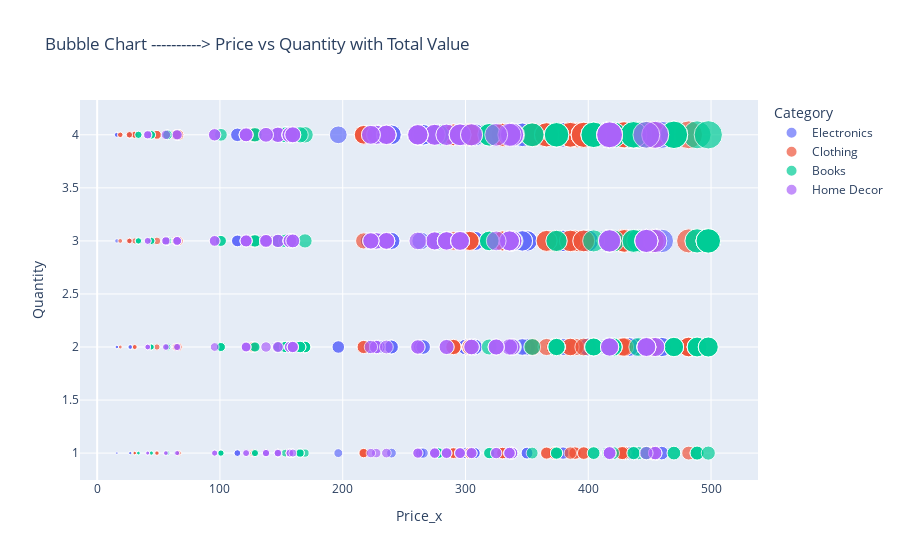

This figure's notebook cell:
### Code cell
import plotly.express as px

fig = px.scatter(
    full_data,
    x='Price_x', 
    y='Quantity', 
    size='TotalValue', 
    color='Category',
    hover_name='ProductName',
    title="Bubble Chart ----------> Price vs Quantity with Total Value"
)
fig.show()

### Figure 1 — Plotly figure (JSON) as saved in the notebook; plotly's stock layout.template omitted (floating-point values rounded to 4 significant figures; data arrays with more than 128 entries replaced by an {"elided": "..."} marker saying what was removed)
{"data": [{"hovertemplate": "<b>%{hovertext}</b><br><br>Category=Electronics<br>Price_x=%{x}<br>Quantity=%{y}<br>TotalValue=%{marker.size}<extra></extra>", "hovertext": {"elided": "254 str values"}, "legendgroup": "Electronics", "marker": {"color": "#636efa", "size": {"elided": "254 float values"}, "sizemode": "area", "sizeref": 4.978, "symbol": "circle"}, "mode": "markers", "name": "Electronics", "orientation": "v", "showlegend": true, "type": "scatter", "x": {"elided": "254 float values"}, "xaxis": "x", "y": {"elided": "254 int values"}, "yaxis": "y"}, {"hovertemplate": "<b>%{hovertext}</b><br><br>Category=Clothing<br>Price_x=%{x}<br>Quantity=%{y}<br>TotalValue=%{marker.size}<extra></extra>", "hovertext": {"elided": "228 str values"}, "legendgroup": "Clothing", "marker": {"color": "#EF553B", "size": {"elided": "228 float values"}, "sizemode": "area", "sizeref": 4.978, "symbol": "circle"}, "mode": "markers", "name": "Clothing", "orientation": "v", "showlegend": true, "type": "scatter", "x": {"elided": "228 float values"}, "xaxis": "x", "y": {"elided": "228 int values"}, "yaxis": "y"}, {"hovertemplate": "<b>%{hovertext}</b><br><br>Category=Books<br>Price_x=%{x}<br>Quantity=%{y}<br>TotalValue=%{marker.size}<extra></extra>", "hovertext": {"elided": "270 str values"}, "legendgroup": "Books", "marker": {"color": "#00cc96", "size": {"elided": "270 float values"}, "sizemode": "area", "sizeref": 4.978, "symbol": "circle"}, "mode": "markers", "name": "Books", "orientation": "v", "showlegend": true, "type": "scatter", "x": {"elided": "270 float values"}, "xaxis": "x", "y": {"elided": "270 int values"}, "yaxis": "y"}, {"hovertemplate": "<b>%{hovertext}</b><br><br>Category=Home Decor<br>Price_x=%{x}<br>Quantity=%{y}<br>TotalValue=%{marker.size}<extra></extra>", "hovertext": {"elided": "248 str values"}, "legendgroup": "Home Decor", "marker": {"color": "#ab63fa", "size": {"elided": "248 float values"}, "sizemode": "area", "sizeref": 4.978, "symbol": "circle"}, "mode": "markers", "name": "Home Decor", "orientation": "v", "showlegend": true, "type": "scatter", "x": {"elided": "248 float values"}, "xaxis": "x", "y": {"elided": "248 int values"}, "yaxis": "y"}], "layout": {"autosize": true, "legend": {"itemsizing": "constant", "title": {"text": "Category"}, "tracegroupgap": 0}, "title": {"text": "Bubble Chart ----------> Price vs Quantity with Total Value"}, "xaxis": {"anchor": "y", "autorange": true, "domain": [0, 1], "range": [-13.22, 535.1], "title": {"text": "Price_x"}, "type": "linear"}, "yaxis": {"anchor": "x", "autorange": true, "domain": [0, 1], "range": [0.6332, 4.538], "title": {"text": "Quantity"}, "type": "linear"}}}
